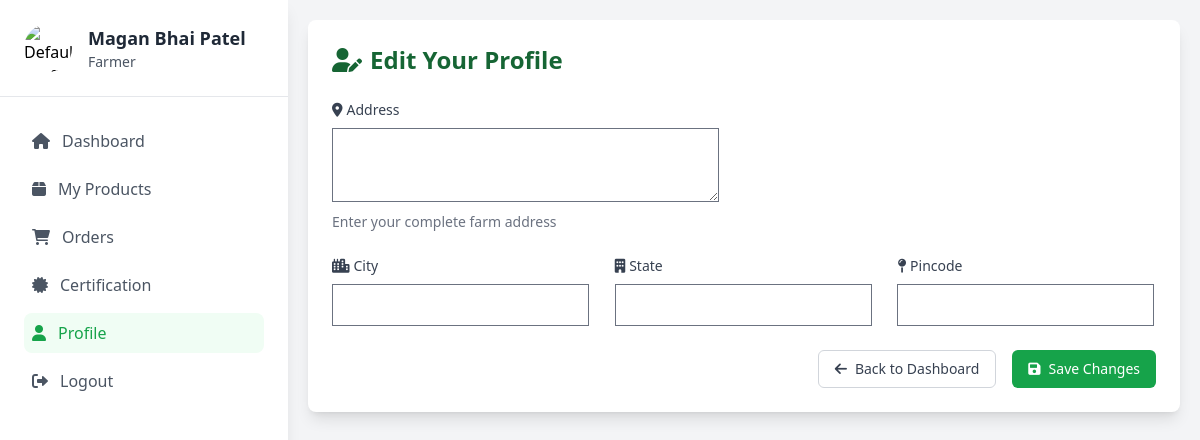
Before: /farmer/profile/edit/ (signed in) with the older database file.
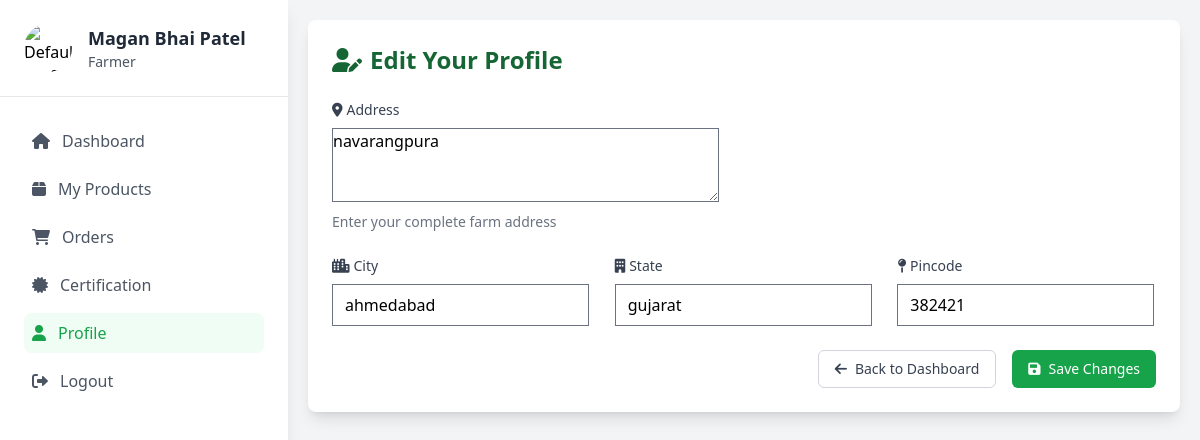
After: the same page with the newer database file.
### api/models.py (models this page shows, shortened)
class FarmerProfile(models.Model):
    user = models.OneToOneField(User, on_delete=models.CASCADE)
    address = models.TextField()
    city = models.CharField(max_length=100)
    state = models.CharField(max_length=100)
    pincode = models.CharField(max_length=10)

### api/views.py (the view)
# urls.py: path('farmer/profile/edit/', views.edit_farmer_profile, name='edit_farmer_profile'),
@login_required
def edit_farmer_profile(request):
    if request.user.role != 'Farmer':
        messages.error(request, 'Only farmers can edit their profile.')
        return redirect('home')
    try:
        farmer_profile = FarmerProfile.objects.get(user=request.user)
    except FarmerProfile.DoesNotExist:
        farmer_profile = None
    if request.method == 'POST':
        form = FarmerProfileForm(request.POST, instance=farmer_profile)
        if form.is_valid():
            profile = form.save(commit=False)
            profile.user = request.user
            profile.save()
            messages.success(request, 'Profile updated successfully!')
            return redirect('farmer_dashboard')
        else:
            messages.error(request, 'Please correct the errors below.')
    else:
        form = FarmerProfileForm(instance=farmer_profile)
    context = {
        'form': form,
        'farmer_profile': farmer_profile,
    }
    return render(request, 'farmer/edit_profile.html', context)

### api/forms.py
class FarmerProfileForm(forms.ModelForm):
    class Meta:
        model = FarmerProfile
        fields = ['address', 'city', 'state', 'pincode']
        widgets = {
            'address': forms.Textarea(attrs={'class': 'form-control', 'rows': 3}),
            'city': forms.TextInput(attrs={'class': 'form-control'}),
            'state': forms.TextInput(attrs={'class': 'form-control'}),
            'pincode': forms.TextInput(attrs={'class': 'form-control'}),
        }

### templates/farmer/edit_profile.html (shortened to what this page needs)
{% extends 'farmer/farmer_base.html' %}
{% block content %}
<div class="flex flex-col p-5">
    <div class="bg-white rounded-lg shadow-lg p-6">
        <div class="flex items-center justify-between mb-6">
            <h2 class="text-2xl font-bold text-green-800">
                <i class="fas fa-user-edit mr-2"></i>Edit Your Profile
            </h2>
        </div>
        <form method="post" class="space-y-6">
            <div>
                <label for="{{ form.address.id_for_label }}" class="block text-sm font-medium text-gray-700 mb-2">
                    <i class="fas fa-map-marker-alt mr-1"></i>Address
                </label>
                {{ form.address }}
                <p class="mt-1 text-sm text-gray-500">Enter your complete farm address</p>
            </div>
            <div class="grid grid-cols-1 md:grid-cols-3 gap-6">
                <div>
                    <label for="{{ form.city.id_for_label }}" class="block text-sm font-medium text-gray-700 mb-2">
                        <i class="fas fa-city mr-1"></i>City
                    </label>
                    {{ form.city }}
                </div>
                <div>
                    <label for="{{ form.state.id_for_label }}" class="block text-sm font-medium text-gray-700 mb-2">
                        <i class="fas fa-building mr-1"></i>State
                    </label>
                    {{ form.state }}
                </div>
                <div>
                    <label for="{{ form.pincode.id_for_label }}" class="block text-sm font-medium text-gray-700 mb-2">
                        <i class="fas fa-map-pin mr-1"></i>Pincode
                    </label>
                    {{ form.pincode }}
                </div>
            </div>
            <div class="flex justify-end space-x-4">
                <a href="{% url 'farmer_dashboard' %}" class="px-4 py-2 border border-gray-300 rounded-md text-sm font-medium text-gray-700 hover:bg-gray-50">
                    <i class="fas fa-arrow-left mr-2"></i>Back to Dashboard
                </a>
                <button type="submit" class="px-4 py-2 bg-green-600 text-white rounded-md text-sm font-medium hover:bg-green-700">
                    <i class="fas fa-save mr-2"></i>Save Changes
                </button>
            </div>
        </form>
    </div>
</div>
{% endblock %}

Changed rows visible on the page:
changed FarmerProfile: address (not shown) → "navarangpura"; city (not shown) → "ahmedabad"; state (not shown) → "gujarat"; pincode (not shown) → "382421"
